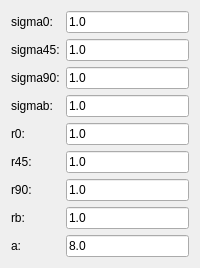
        <widget class="QWidget" name="tab_Yld2000_2d">
         <attribute name="title">
          <string>Yld2000_2d</string>
         </attribute>
         <layout class="QGridLayout" name="gridLayout_2">
          <item row="0" column="0">
           <widget class="QLabel" name="label_Yld_a0">
            <property name="sizePolicy">
             <sizepolicy hsizetype="Fixed" vsizetype="Preferred">
              <horstretch>0</horstretch>
              <verstretch>0</verstretch>
             </sizepolicy>
            </property>
            <property name="text">
             <string>sigma0:</string>
            </property>
            <property name="buddy">
             <cstring>lineEdit_Yld_a0</cstring>
            </property>
           </widget>
          </item>
          <item row="0" column="1">
           <widget class="QLineEdit" name="lineEdit_Yld_a0">
            <property name="sizePolicy">
             <sizepolicy hsizetype="Preferred" vsizetype="Fixed">
              <horstretch>0</horstretch>
              <verstretch>0</verstretch>
             </sizepolicy>
            </property>
            <property name="text">
             <string>1.0</string>
            </property>
           </widget>
          </item>
          <item row="1" column="0">
           <widget class="QLabel" name="label_Yld_a45">
            <property name="sizePolicy">
             <sizepolicy hsizetype="Fixed" vsizetype="Preferred">
              <horstretch>0</horstretch>
              <verstretch>0</verstretch>
             </sizepolicy>
            </property>
            <property name="text">
             <string>sigma45:</string>
            </property>
            <property name="buddy">
             <cstring>lineEdit_Yld_a45</cstring>
            </property>
           </widget>
          </item>
          <item row="1" column="1">
           <widget class="QLineEdit" name="lineEdit_Yld_a45">
            <property name="sizePolicy">
             <sizepolicy hsizetype="Preferred" vsizetype="Fixed">
              <horstretch>0</horstretch>
              <verstretch>0</verstretch>
             </sizepolicy>
            </property>
            <property name="text">
             <string>1.0</string>
            </property>
           </widget>
          </item>
          <item row="2" column="0">
           <widget class="QLabel" name="label_Yld_a90">
            <property name="sizePolicy">
             <sizepolicy hsizetype="Fixed" vsizetype="Preferred">
              <horstretch>0</horstretch>
              <verstretch>0</verstretch>
             </sizepolicy>
            </property>
            <property name="text">
             <string>sigma90:</string>
            </property>
            <property name="buddy">
             <cstring>lineEdit_Yld_a90</cstring>
            </property>
           </widget>
          </item>
          <item row="2" column="1">
           <widget class="QLineEdit" name="lineEdit_Yld_a90">
            <property name="sizePolicy">
             <sizepolicy hsizetype="Preferred" vsizetype="Fixed">
              <horstretch>0</horstretch>
              <verstretch>0</verstretch>
             </sizepolicy>
            </property>
            <property name="text">
             <string>1.0</string>
            </property>
           </widget>
          </item>
          <item row="3" column="0">
           <widget class="QLabel" name="label_Yld_ab">
            <property name="sizePolicy">
             <sizepolicy hsizetype="Fixed" vsizetype="Preferred">
              <horstretch>0</horstretch>
              <verstretch>0</verstretch>
             </sizepolicy>
            </property>
            <property name="text">
             <string>sigmab:</string>
            </property>
           </widget>
          </item>
          <item row="3" column="1">
           <widget class="QLineEdit" name="lineEdit_Yld_ab">
            <property name="sizePolicy">
             <sizepolicy hsizetype="Preferred" vsizetype="Fixed">
              <horstretch>0</horstretch>
              <verstretch>0</verstretch>
             </sizepolicy>
            </property>
            <property name="text">
             <string>1.0</string>
            </property>
           </widget>
          </item>
          <item row="4" column="0">
           <widget class="QLabel" name="label_Yld_r0">
            <property name="sizePolicy">
             <sizepolicy hsizetype="Fixed" vsizetype="Preferred">
              <horstretch>0</horstretch>
              <verstretch>0</verstretch>
             </sizepolicy>
            </property>
            <property name="text">
             <string>r0:</string>
            </property>
            <property name="buddy">
             <cstring>lineEdit_Yld_r0</cstring>
            </property>
           </widget>
          </item>
          <item row="4" column="1">
           <widget class="QLineEdit" name="lineEdit_Yld_r0">
            <property name="sizePolicy">
             <sizepolicy hsizetype="Preferred" vsizetype="Fixed">
              <horstretch>0</horstretch>
              <verstretch>0</verstretch>
             </sizepolicy>
            </property>
            <property name="text">
             <string>1.0</string>
            </property>
           </widget>
          </item>
          <item row="5" column="0">
           <widget class="QLabel" name="label_Yld_r45">
            <property name="sizePolicy">
             <sizepolicy hsizetype="Fixed" vsizetype="Preferred">
              <horstretch>0</horstretch>
              <verstretch>0</verstretch>
             </sizepolicy>
            </property>
            <property name="text">
             <string>r45:</string>
            </property>
            <property name="buddy">
             <cstring>lineEdit_Yld_r45</cstring>
            </property>
           </widget>
          </item>
          <item row="5" column="1">
           <widget class="QLineEdit" name="lineEdit_Yld_r45">
            <property name="sizePolicy">
             <sizepolicy hsizetype="Preferred" vsizetype="Fixed">
              <horstretch>0</horstretch>
              <verstretch>0</verstretch>
             </sizepolicy>
            </property>
            <property name="text">
             <string>1.0</string>
            </property>
           </widget>
          </item>
          <item row="6" column="0">
           <widget class="QLabel" name="label_Yld_r90">
            <property name="sizePolicy">
             <sizepolicy hsizetype="Fixed" vsizetype="Preferred">
              <horstretch>0</horstretch>
              <verstretch>0</verstretch>
             </sizepolicy>
            </property>
            <property name="text">
             <string>r90:</string>
            </property>
            <property name="buddy">
             <cstring>lineEdit_Yld_r90</cstring>
            </property>
           </widget>
          </item>
          <item row="6" column="1">
           <widget class="QLineEdit" name="lineEdit_Yld_r90">
            <property name="sizePolicy">
             <sizepolicy hsizetype="Preferred" vsizetype="Fixed">
              <horstretch>0</horstretch>
              <verstretch>0</verstretch>
             </sizepolicy>
            </property>
            <property name="text">
             <string>1.0</string>
            </property>
           </widget>
          </item>
          <item row="7" column="0">
           <widget class="QLabel" name="label_Yld_rb">
            <property name="sizePolicy">
             <sizepolicy hsizetype="Fixed" vsizetype="Preferred">
              <horstretch>0</horstretch>
              <verstretch>0</verstretch>
             </sizepolicy>
            </property>
            <property name="text">
             <string>rb:</string>
            </property>
           </widget>
          </item>
          <item row="7" column="1">
           <widget class="QLineEdit" name="lineEdit_Yld_rb">
            <property name="sizePolicy">
             <sizepolicy hsizetype="Preferred" vsizetype="Fixed">
              <horstretch>0</horstretch>
              <verstretch>0</verstretch>
             </sizepolicy>
            </property>
            <property name="text">
             <string>1.0</string>
            </property>
           </widget>
          </item>
          <item row="8" column="0">
           <widget class="QLabel" name="label_Yld_a">
            <property name="sizePolicy">
             <sizepolicy hsizetype="Fixed" vsizetype="Preferred">
              <horstretch>0</horstretch>
              <verstretch>0</verstretch>
             </sizepolicy>
            </property>
            <property name="text">
             <string>a:</string>
            </property>
            <property name="buddy">
             <cstring>lineEdit_Yld_a</cstring>
            </property>
           </widget>
          </item>
          <item row="8" column="1">
           <widget class="QLineEdit" name="lineEdit_Yld_a">
            <property name="sizePolicy">
             <sizepolicy hsizetype="Preferred" vsizetype="Fixed">
              <horstretch>0</horstretch>
              <verstretch>0</verstretch>
             </sizepolicy>
            </property>
            <property name="text">
             <string>8.0</string>
            </property>
           </widget>
          </item>
         </layout>
        </widget>
